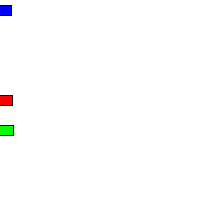
Frame 1 (no input)
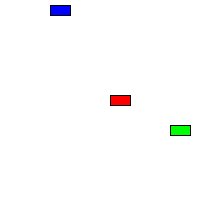
Frame 60 (the mouse pressed at the canvas centre just before this capture)
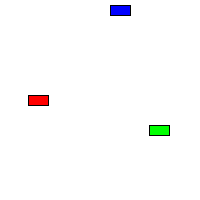
Frame 120 (the mouse held since frame 60 and released just before this capture)

The Processing sketch that drew these frames (run headless with seeded random() and noise(); from frame 60 on, the mouse is pressed at the canvas centre):

// Processing sketch: processing_105747
// ── processing_105747.pde

// Example: Two Car objects
Car myCar1;
Car myCar2; // Two objects!
Car myCar3;

void setup() {
  size(200,200);
  // Parameters go inside the parentheses when the object is constructed.
  myCar1 = new Car(color(255,0,0),0,100,2); 
  myCar2 = new Car(color(0,0,255),0,10,1);
  myCar3 = new Car(color(0,255,0),0,130,3);
    }

 
void draw() {
  background(255);
  myCar1.drive();
  myCar1.display();
  myCar2.drive();
  myCar2.display();
  myCar3.drive();
  myCar3.display();
  
}
 
// Even though there are multiple objects, we still only need one class. 
// No matter how many cookies we make, only one cookie cutter is needed.
class Car { 
  color c;
  float xpos;
  float ypos;
  float xspeed;
 
  // The Constructor is defined with arguments.
  Car(color tempC, float tempXpos, float tempYpos, float tempXspeed) { 
    c = tempC;
    xpos = tempXpos;
    ypos = tempYpos;
    xspeed = tempXspeed;
  }
 
  void display() {
    stroke(0);
    fill(c);
    rectMode(CENTER);
    rect(xpos,ypos,20,10);
  }
 
  void drive() {
    xpos = xpos + xspeed;
    if (xpos > width) {
      xpos = 0;
    }
  }
}
